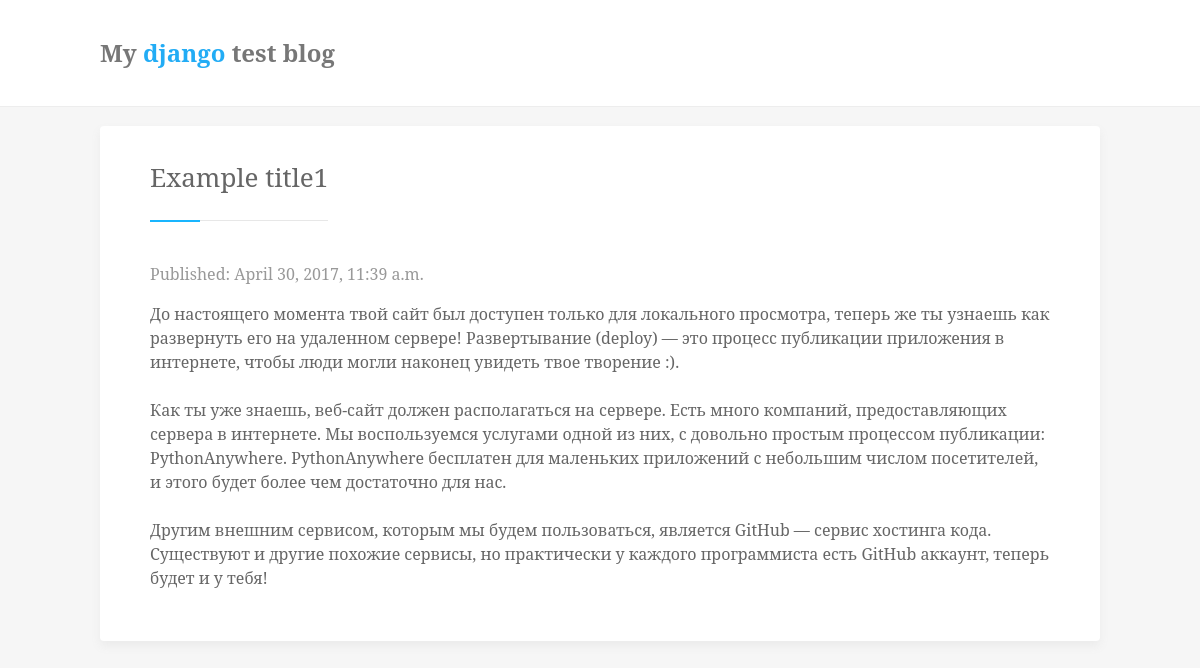
/post/1/, run on an earlier commit of the app's database.
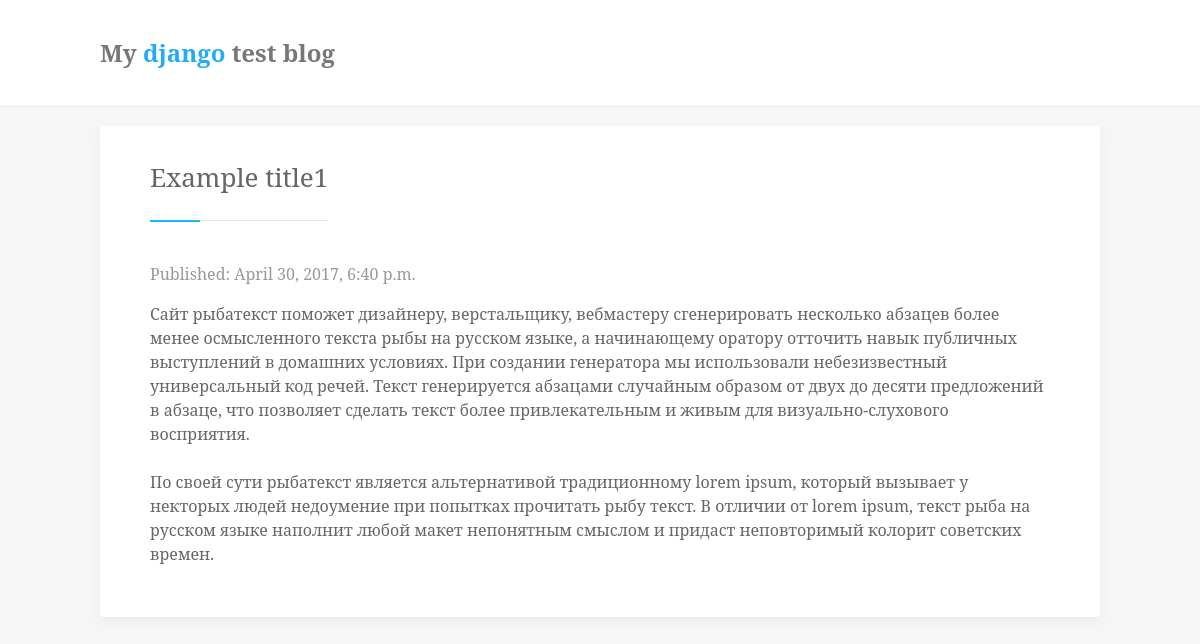
And on a later commit of the database.
### blog/models.py (models this page shows, shortened)
class Post(models.Model):
    author = models.ForeignKey('auth.User')
    title = models.CharField(max_length=200)
    text = models.TextField()
    created_date = models.DateTimeField(default=timezone.now)
    published_date = models.DateTimeField(blank=True, null=True)

### blog/views.py (the view)
# urls.py: url(r'^post/(?P<pk>[0-9]+)/$', views.post_detail, name='post_detail'),
def post_detail(request, pk):
	post = get_object_or_404(Post, pk=pk)
	return render(request, 'blog/post_detail.html', {'post': post})

### blog/templates/blog/post_detail.html (shortened to what this page needs)
{% extends 'blog/base.html' %}
{% block content %}
   <div class="post">
        <div class="post-head">
        	<span><h2 class="title">{{ post.title }}</h2></span>
        </div>
        {% if post.published_date %}
        	<p class="date">Published: {{ post.published_date }}</p>
        {% endif %}
        <p>{{ post.text|linebreaksbr }}</p>
    </div>
{% endblock content %}

What changed in the data, as far as the page shows it:
changed Post "Example title1": published_date "April 30, 2017, 11:39 a.m." → "April 30, 2017, 6:40 p.m."; text "До настоящего момента твой сайт был доступен только для локального просмотра, теперь же ты узнаешь как развернуть его на удаленном сервере! Развертывание (deploy) — это процесс публикации приложения в интернете, чтобы люди могли наконец увидеть твое творение :). Как ты уже знаешь, веб-сайт должен располагаться на сервере. Есть много компаний, предоставляющих сервера в интернете. Мы воспользуемся услугами одной из них, с довольно простым процессом публикации: PythonAnywhere. PythonAnywhere бесплатен для маленьких приложений с небольшим числом посетителей, и этого будет более чем достаточно для нас. Другим внешним сервисом, которым мы будем пользоваться, является GitHub — сервис хостинга…" → "Сайт рыбатекст поможет дизайнеру, верстальщику, вебмастеру сгенерировать несколько абзацев более менее осмысленного текста рыбы на русском языке, а начинающему оратору отточить навык публичных выступлений в домашних условиях. При создании генератора мы использовали небезизвестный универсальный код речей. Текст генерируется абзацами случайным образом от двух до десяти предложений в абзаце, что позволяет сделать текст более привлекательным и живым для визуально-слухового восприятия. По своей сути рыбатекст является альтернативой традиционному lorem ipsum, который вызывает у некторых людей недоумение при попытках прочитать рыбу текст. В отличии от lorem ipsum, текст рыба на русском языке…"
